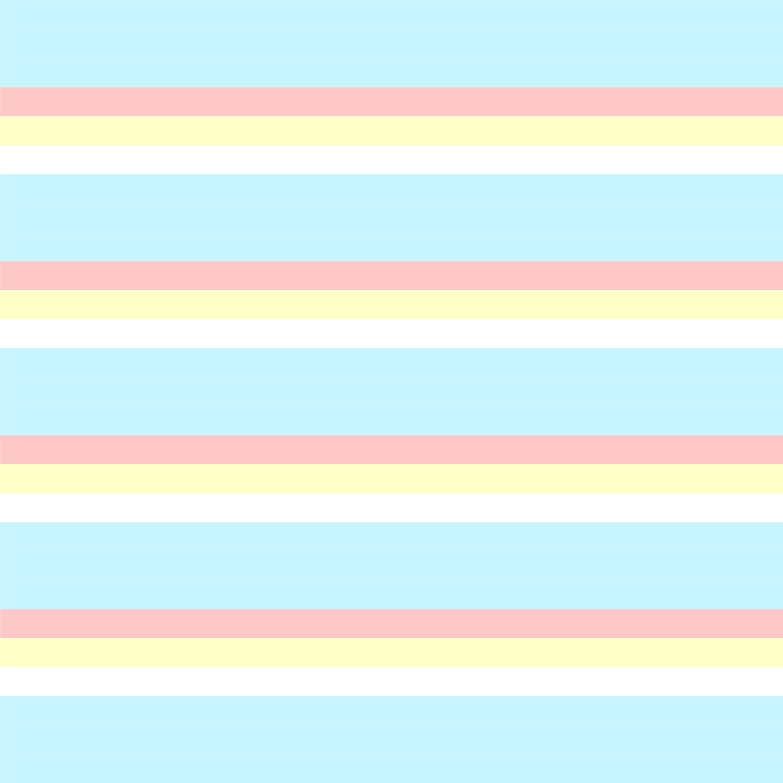
Frame 1 (no input)
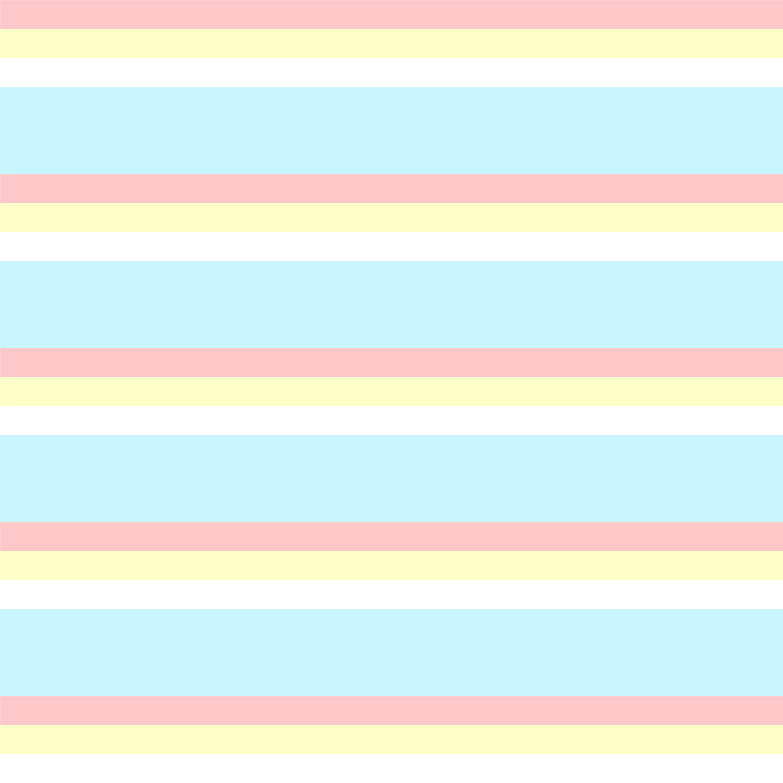
Frame 2 (the mouse pressed at the canvas centre, redrawn once)

The Processing sketch that drew these frames (run headless with seeded random() and noise(); the mouse was pressed at the canvas centre and the sketch redrawn once):

// Processing sketch: agnes_martin_untitled__2_1992
// ── agnes_martin_untitled__2_1992.pde
int singleSpan;
int colorIndex = 0;
color blueColor, yellowColor, redColor, whiteColor, localColor;
color[] pattern = new color[6];

void setup() {
  size(783, 783);
  
  singleSpan = height / 27;
  strokeWeight(0);
  stroke(255);
  
  whiteColor = color(255);
  blueColor = color(200, 245, 255);
  redColor = color(255, 200, 200);
  yellowColor = color(255, 255, 200);
  
  for (int j = 0; j < 3; j++) {
    pattern[j] = blueColor;
  };
  pattern[3] = redColor;
  pattern[4] = yellowColor;
  pattern[5] = whiteColor;
  
  noLoop();
}

void draw() {
  for (int vertPos = 0; vertPos < height; vertPos += singleSpan) {
        if (colorIndex < 6) {
          localColor = pattern[colorIndex];
          fill(localColor);
          rect(0, vertPos, width, vertPos + singleSpan);
          colorIndex++;
        }
        else {
          colorIndex = 0;
          localColor = pattern[colorIndex];
          fill(localColor);
          rect(0, vertPos, width, vertPos + singleSpan);
          colorIndex++;
        }
  }
}
